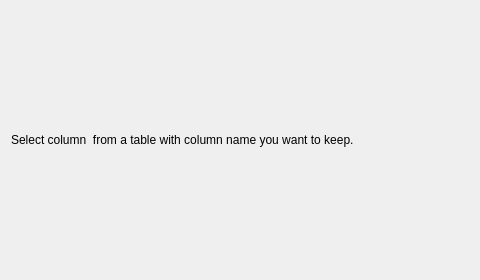
<?xml version="1.0" encoding="UTF-8"?>
<ui version="4.0">
 <class>Form</class>
 <widget class="QWidget" name="Form">
  <property name="geometry">
   <rect>
    <x>0</x>
    <y>0</y>
    <width>480</width>
    <height>280</height>
   </rect>
  </property>
  <property name="minimumSize">
   <size>
    <width>480</width>
    <height>280</height>
   </size>
  </property>
  <property name="windowTitle">
   <string>Select Columns Dynamic</string>
  </property>
  <layout class="QGridLayout" name="gridLayoutRoot">
   <property name="spacing">
    <number>8</number>
   </property>
   <item row="1" column="1">
    <widget class="QLabel" name="lblDesc">
     <property name="minimumSize">
      <size>
       <width>100</width>
       <height>0</height>
      </size>
     </property>
     <property name="text">
      <string>Select column  from a table with column name you want to keep.</string>
     </property>
     <property name="wordWrap">
      <bool>true</bool>
     </property>
    </widget>
   </item>
  </layout>
 </widget>
 <resources/>
 <connections/>
</ui>
